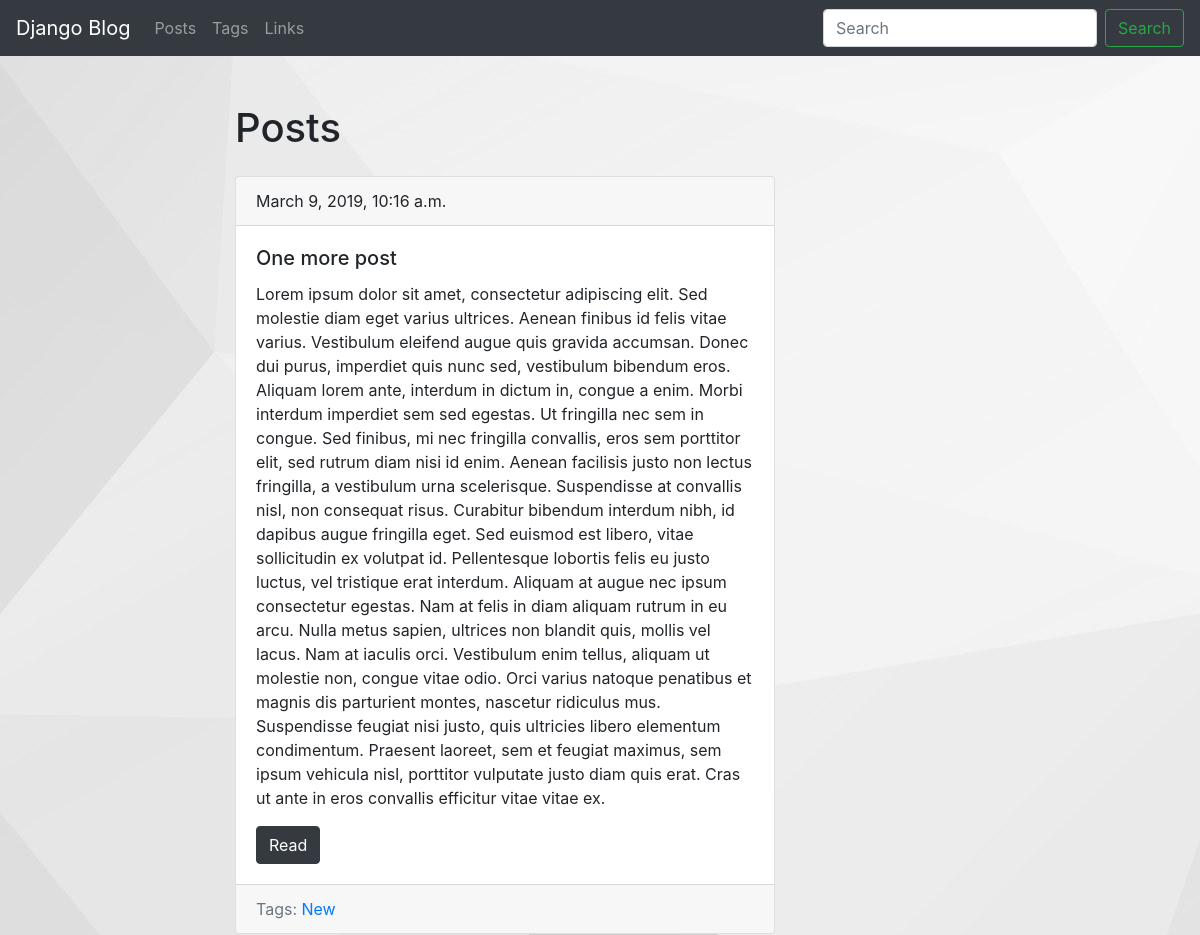
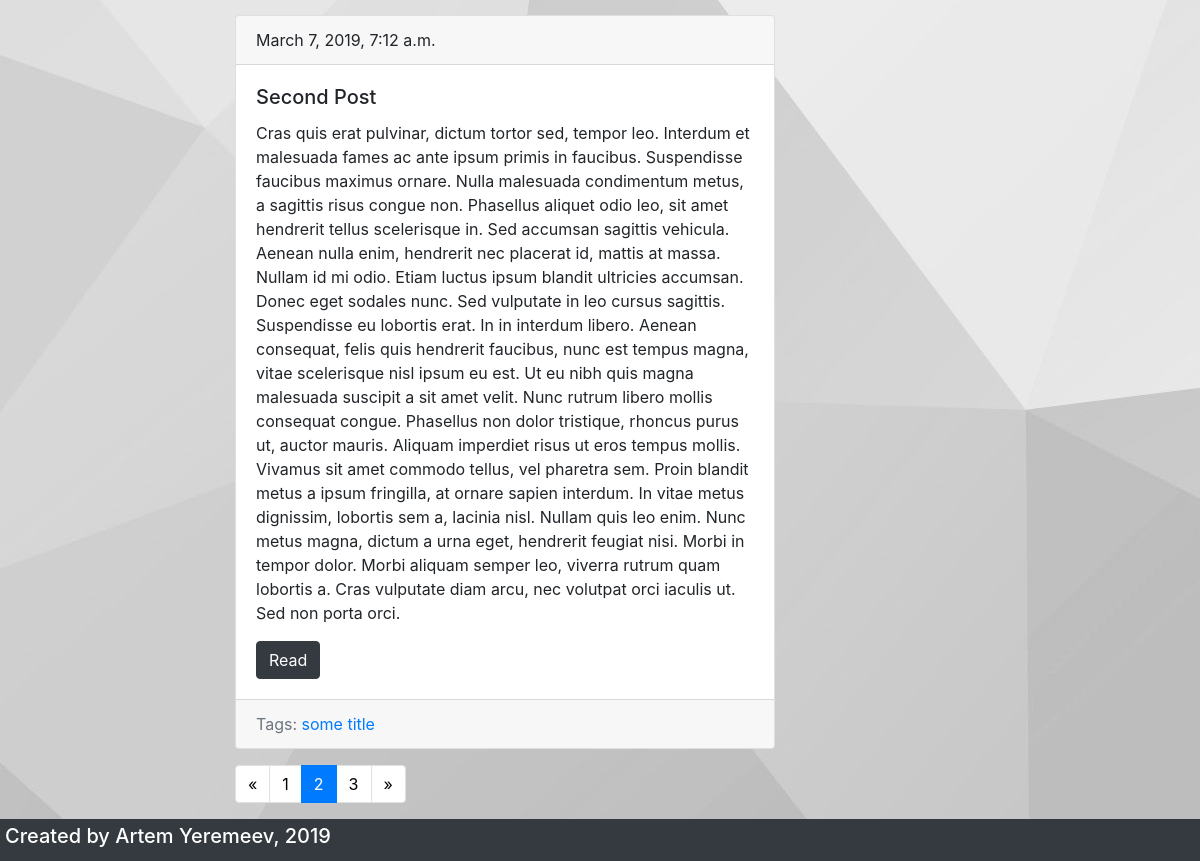
The page /main/?page=2 on the database its author committed (2 pictures, top to bottom).
### main/models.py (models this page shows, shortened)
class Post(models.Model):
    title = models.CharField(max_length=100, db_index=True)
    slug = models.SlugField(max_length=100, unique=True, blank=True)
    body = models.TextField(blank=True, db_index=True)
    date_pub = models.DateTimeField(auto_now_add=True)
    tags = models.ManyToManyField('Tag', blank=True, related_name='posts')
    def get_absolute_url(self):
        return reverse('post_detail_url', kwargs={'slug': self.slug})
    class Meta:
        ordering = ['-date_pub']

class Tag(models.Model):
    title = models.CharField(max_length=50)
    slug = models.SlugField(max_length=50, unique=True)
    def get_absolute_url(self):
        return reverse('tag_detail_url', kwargs={'slug': self.slug})
    class Meta:
        ordering = ['title']

### main/views.py (the view)
# urls.py: path('', posts_list, name='posts_list_url'),
def posts_list(request):
    search_query = request.GET.get('search', '')
    if search_query:
        posts = Post.objects.filter(Q(title__icontains=search_query) | Q(body__icontains=search_query))
    else:
        posts = Post.objects.all()
    paginator = Paginator(posts, 2)
    page_number = request.GET.get('page', 1)
    page = paginator.get_page(page_number)
    is_paginated = page.has_other_pages()
    if page.has_previous():
        prev_url = '?page={}'.format(page.previous_page_number())
    else:
        prev_url = ''
    if page.has_next():
        next_url = '?page={}'.format(page.next_page_number())
    else:
        next_url = ''
    context = {
        'page_object': page,
        'is_paginated': is_paginated,
        'next_page_url': next_url,
        'previous_page_url': prev_url,
    }
    return render(request, 'main/index.html', context=context)

### main/templates/main/index.html (shortened to what this page needs)
{% extends 'main/base_main.html' %}
{% block content %}
    <div class="pb-3">
        <h1>Posts</h1>
    </div>
    {% for post in page_object.object_list %}
        <div class="pb-3">
            {% include 'main/includes/post_card_template.html' %}
        </div>
    {% endfor %}
{% endblock %}

### main/templates/main/includes/post_card_template.html
<div class="card">
    <div class="card-header">
        {{ post.date_pub }}
    </div>
    <div class="card-body">
        <h5 class="card-title"> {{ post.title }}</h5>
        <p class="card-text"> {{ post.body }} </p>
        <a href="{{ post.get_absolute_url }}" class="btn btn-dark">Read</a>
    </div>
    <div class="card-footer text-muted">
        Tags:
        {% for tag in post.tags.all %}
            <a href=" {{ tag.get_absolute_url }} ">{{ tag.title }}</a>
        {% endfor %}
    </div>
</div>

### static/css/styles.css (style rules this page uses)
.body { background: url("/static/img/sple.jpg"); }

### rows shown on the page
Post: date_pub "March 9, 2019, 10:16 a.m.", title "One more post", body "Lorem ipsum dolor sit amet, consectetur adipiscing elit. Sed molestie diam eget varius ultrices. Aenean finibus id felis vitae varius. Vestibulum eleifend augue quis gravida accumsan. Donec dui purus, imperdiet quis nunc sed, vestibulum bibendum eros. Aliquam lorem ante, interdum in dictum in, congue a enim. Morbi interdum imperdiet sem sed egestas. Ut fringilla nec sem in congue. Sed finibus, mi nec fringilla convallis, eros sem porttitor elit, sed rutrum diam nisi id enim. Aenean facilisis justo non lectus fringilla, a vestibulum urna scelerisque. Suspendisse at convallis nisl, non consequat risus. Curabitur bibendum interdum nibh, id dapibus augue fringilla eget. Sed euismod est libero,…"
Tag: title "New"
Post: date_pub "March 7, 2019, 7:12 a.m.", title "Second Post", body "Cras quis erat pulvinar, dictum tortor sed, tempor leo. Interdum et malesuada fames ac ante ipsum primis in faucibus. Suspendisse faucibus maximus ornare. Nulla malesuada condimentum metus, a sagittis risus congue non. Phasellus aliquet odio leo, sit amet hendrerit tellus scelerisque in. Sed accumsan sagittis vehicula. Aenean nulla enim, hendrerit nec placerat id, mattis at massa. Nullam id mi odio. Etiam luctus ipsum blandit ultricies accumsan. Donec eget sodales nunc. Sed vulputate in leo cursus sagittis. Suspendisse eu lobortis erat. In in interdum libero. Aenean consequat, felis quis hendrerit faucibus, nunc est tempus magna, vitae scelerisque nisl ipsum eu est. Ut eu nibh quis magna…"
Tag: title "some title"

### other values the page prints
{{ n }} "1" "3"
{{ n }} "2"
